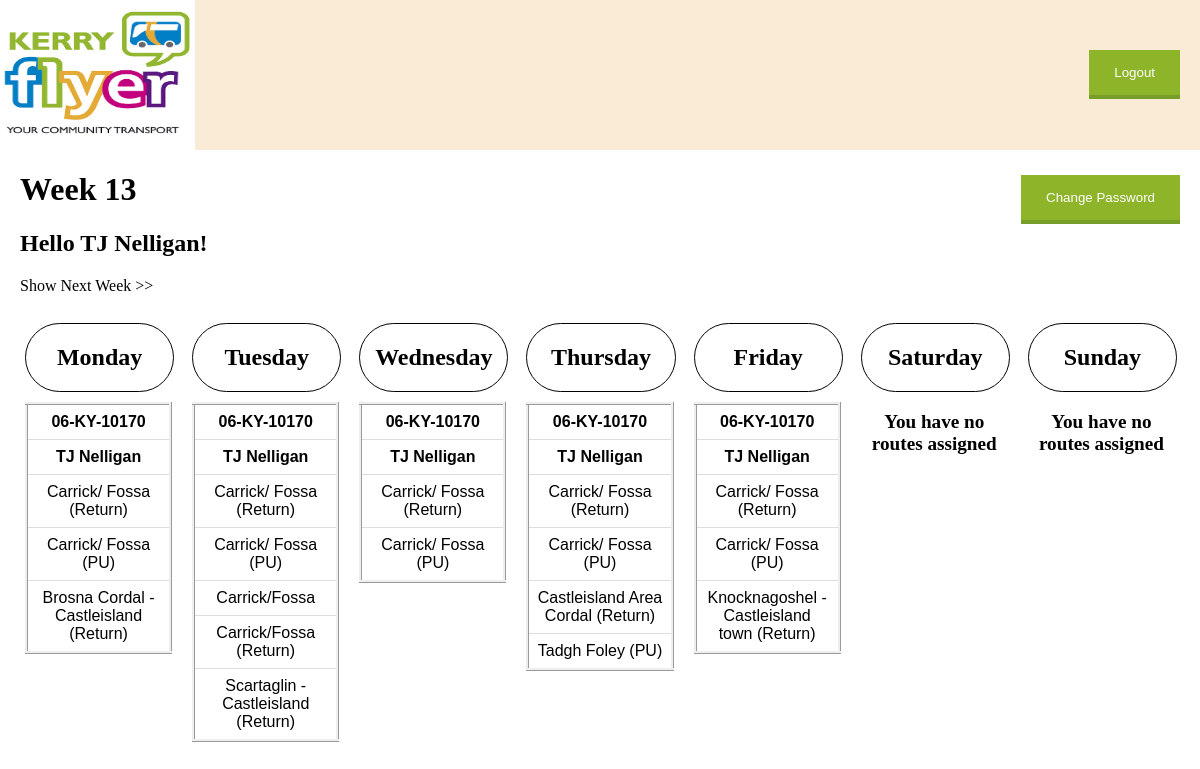
Page /driverHome.php (signed in) on the committed database.
### tables this page shows
CREATE TABLE `drivers` (
  `id` int(11) NOT NULL,
  `full_name` text NOT NULL,
  `user_email` varchar(50) NOT NULL,
  `user_name` text NOT NULL,
  `user_password` text NOT NULL
);

CREATE TABLE `routes` (
  `id` int(11) NOT NULL,
  `vehicle_no` text NOT NULL,
  `driver` text NOT NULL,
  `route_name` text NOT NULL,
  `route_no` varchar(11) NOT NULL,
  `passenger_no` int(11) NOT NULL,
  `time` time NOT NULL,
  `passenger_assist` text NOT NULL,
  `access_req` text NOT NULL,
  `monday` varchar(10) NOT NULL,
  `tuesday` varchar(10) NOT NULL,
  `wednesday` varchar(10) NOT NULL,
  `thursday` varchar(10) NOT NULL,
  `friday` varchar(10) NOT NULL,
  `saturday` varchar(10) NOT NULL,
  `sunday` varchar(10) NOT NULL
);

### driverCalendar.php (the view, shortened to what this page needs)
<html xmlns="http://www.w3.org/1999/html">
<head>
</head>
<div class="calendarContainer">
    <div class="calendarDays">
        <div class="weekdays">
            <h2>Monday</h2>
        </div>
        <?php
            $query = mysql_query("Select * from routes WHERE driver = '$name' AND monday = 'yes'");
            if (mysql_num_rows($query) > 0) {
                $column = mysql_fetch_array($query);
                Print "<table class='monday'>";
                Print "<tr>";
                Print '<td class="heading">' . $column['vehicle_no'] . "</td>";
                Print "</tr>";
                Print "<tr>";
                Print '<th class="heading">' . $column['driver'] . "</th>";
                Print "</tr>";
                Print "<tr>";
                Print '<td class="rows">'. $column['route_name'] ."</td>";
                Print "</tr>";
                while ($row = mysql_fetch_array($query)) {
                    Print "<tr>";
                    Print '<td class="rows">'. $row['route_name'] ."</td>";
                    Print "</tr>";
                }
                Print "</table>";
            } else {
                Print '<p style="text-align: center; font-weight: bold; font-size: larger">You have no routes assigned</p>';
            }
        ?>
    </div>
    <div class="calendarDays">
        <div class="weekdays">
            <h2>Tuesday</h2>
        </div>
        <?php
        $query = mysql_query("Select * from routes WHERE driver = '$name' AND tuesday = 'yes'");
        if (mysql_num_rows($query) > 0) {
            $column = mysql_fetch_array($query);
            Print "<table class='tuesday'>";
            Print "<tr>";
            Print '<td class="heading">' . $column['vehicle_no'] . "</td>";
            Print "</tr>";
            Print "<tr>";
            Print '<th class="heading">' . $column['driver'] . "</th>";
            Print "</tr>";
            Print "<tr>";
            Print '<td class="rows">'. $column['route_name'] ."</td>";
            Print "</tr>";
            while ($row = mysql_fetch_array($query)) {
                Print "<tr>";
                Print '<td class="rows">'. $row['route_name'] ."</td>";
                Print "</tr>";
            }
            Print "</table>";
        } else {
            Print '<p style="text-align: center; font-weight: bold; font-size: larger">You have no routes assigned</p>';
        }
        ?>
    </div>
    <div class="calendarDays">
        <div class="weekdays">
            <h2>Wednesday</h2>
        </div>
        <?php
        $query = mysql_query("Select * from routes WHERE driver = '$name' AND wednesday = 'yes'");
        if (mysql_num_rows($query) > 0) {
            $column = mysql_fetch_array($query);
            Print "<table class='wednesday'>";
            Print "<tr>";
            Print '<td class="heading">' . $column['vehicle_no'] . "</td>";
            Print "</tr>";
            Print "<tr>";
            Print '<th class="heading">' . $column['driver'] . "</th>";
            Print "</tr>";
            Print "<tr>";
            Print '<td class="rows">'. $column['route_name'] ."</td>";
            Print "</tr>";
            while ($row = mysql_fetch_array($query)) {
                Print "<tr>";
                Print '<td class="rows">'. $row['route_name'] ."</td>";
                Print "</tr>";
            }
            Print "</table>";
        } else {
            Print '<p style="text-align: center; font-weight: bold; font-size: larger">You have no routes assigned</p>';
        }
        ?>
    </div>
    <div class="calendarDays">
        <div class="weekdays">
            <h2>Thursday</h2>
        </div>
        <?php
        $query = mysql_query("Select * from routes WHERE driver = '$name' AND thursday = 'yes'");
        if (mysql_num_rows($query) > 0) {
            $column = mysql_fetch_array($query);
            Print "<table class='thursday'>";
            Print "<tr>";
            Print '<td class="heading">' . $column['vehicle_no'] . "</td>";
            Print "</tr>";
            Print "<tr>";
            Print '<th class="heading">' . $column['driver'] . "</th>";
            Print "</tr>";
            Print "<tr>";
            Print '<td class="rows">'. $column['route_name'] ."</td>";
            Print "</tr>";
            while ($row = mysql_fetch_array($query)) {
                Print "<tr>";
                Print '<td class="rows">'. $row['route_name'] ."</td>";
                Print "</tr>";
            }
            Print "</table>";
        } else {
            Print '<p style="text-align: center; font-weight: bold; font-size: larger">You have no routes assigned</p>';
        }
        ?>
    </div>
    <div class="calendarDays">
        <div class="weekdays">
            <h2>Friday</h2>
        </div>
        <?php
        $query = mysql_query("Select * from routes WHERE driver = '$name' AND friday = 'yes'");
        if (mysql_num_rows($query) > 0) {
            $column = mysql_fetch_array($query);
            Print "<table class='friday'>";
            Print "<tr>";
            Print '<td class="heading">' . $column['vehicle_no'] . "</td>";
            Print "</tr>";
            Print "<tr>";
            Print '<th class="heading">' . $column['driver'] . "</th>";
            Print "</tr>";
            Print "<tr>";
            Print '<td class="rows">'. $column['route_name'] ."</td>";
            Print "</tr>";
            while ($row = mysql_fetch_array($query)) {
                Print "<tr>";
                Print '<td class="rows">'. $row['route_name'] ."</td>";
                Print "</tr>";
            }
            Print "</table>";
        } else {
            Print '<p style="text-align: center; font-weight: bold; font-size: larger">You have no routes assigned</p>';
        }
        ?>
    </div>
    <div class="calendarDays">
        <div class="weekdays">
            <h2>Saturday</h2>
        </div>
        <?php
        $query = mysql_query("Select * from routes WHERE driver = '$name' AND saturday = 'yes'");
        if (mysql_num_rows($query) > 0) {
            $column = mysql_fetch_array($query);
            Print "<table class='saturday'>";
            Print "<tr>";
            Print '<td class="heading">' . $column['vehicle_no'] . "</td>";
            Print "</tr>";
            Print "<tr>";
            Print '<th class="heading">' . $column['driver'] . "</th>";
            Print "</tr>";
            Print "<tr>";
            Print '<td class="rows">'. $column['route_name'] ."</td>";
            Print "</tr>";
            while ($row = mysql_fetch_array($query)) {
                Print "<tr>";
                Print '<td class="rows">'. $row['route_name'] ."</td>";
                Print "</tr>";
            }
            Print "</table>";
        } else {
            Print '<p style="text-align: center; font-weight: bold; font-size: larger">You have no routes assigned</p>';
        }
        ?>
    </div>
    <div class="calendarDays">
        <div class="weekdays">
            <h2>Sunday</h2>
        </div>
        <?php
        $query = mysql_query("Select * from routes WHERE driver = '$name' AND sunday = 'yes'");
        if (mysql_num_rows($query) > 0) {
            $column = mysql_fetch_array($query);
            Print "<table class='sunday'>";
            Print "<tr>";
            Print '<td class="heading">'. $column['vehicle_no'] ."</td>";
            Print "</tr>";
            Print "<tr>";
            Print '<th class="heading">' . $column['driver'] . "</th>";
            Print "</tr>";
            Print "<tr>";
            Print '<td class="rows">'. $column['route_name'] ."</td>";
            Print "</tr>";
            while ($row = mysql_fetch_array($query)) {
                Print "<tr>";
                Print '<td class="rows">'. $row['route_name'] ."</td>";
                Print "</tr>";
            }
            Print "</table>";
        } else {
            Print '<p style="text-align: center; font-weight: bold; font-size: larger">You have no routes assigned</p>';
        }
        ?>
    </div>
</div>
<?php include 'routePopUp.php'?>
</html>

### driverHome.php (shortened to what this page needs)
<html>
    <head>
        <link rel="stylesheet" type="text/css" href="css/style.css">
    </head>
    <?php
    if(isset($_SESSION['user'])){
        require_once("headerLoggedin.php");
    }
    else{
        require_once("header.php");
        header("location:index.php");
    }
    $user = $_SESSION['user'];
    $namequery = mysql_query("Select full_name from drivers WHERE user_name = '$user'");
    $namearray = mysql_fetch_array($namequery);
    $name = $namearray['full_name'];
    ?>
    <body>
        <h1 id="week" style='margin-left: 20px'>Week 13</h1>
        <h2 class="welcome">Hello <?php Print "$name"?>!</h2>
        <a href="driverHome-weektwo.php" style="margin-left: 20px; text-decoration: none; color: black"> Show Next Week >> </a><br/>
    <br/>
        <button id="changePassword" class="button">Change Password</button>
        <?php include 'driverCalendar.php'; ?>
        <?php include 'changePasswordModal.php'; ?>
        <?php include 'logoutModal.php'?>
    </body>
</html>

### css/style.css (style rules this page uses)
.button { display: inline-block; padding: 15px 25px; color: #fff; border: none; background-color: #8EB529; border-bottom: 4px solid #779E29; position: absolute; top: 175px; right: 20px; cursor: pointer; }
.welcome { margin-left: 20px; text-align: left; }
h2 { text-align: center; }
.calendarContainer { display: flex; justify-content: space-between; margin-left: 15px; margin-right: 15px; }
.calendarDays { display:inline-block; width: 100%; margin: 10px; }
.monday, .tuesday, .wednesday, .thursday, .friday, .saturday, .sunday { font-family: arial, sans-serif; border-collapse: collapse; width: inherit; border: ridge; margin-top: 10px; }
.weekdays { display:inline-block; border: 1px solid black; border-radius: 40px; width: inherit; }
.rows { border: 1px solid #dddddd; text-align: center; padding: 8px; cursor: pointer; }
.heading { font-weight: bold; border: 1px solid #dddddd; text-align: center; padding: 8px; }
p { color: #000000; }

### css/header.css (style rules this page uses)
body { margin: auto; padding: auto; }

### rows in the picture
drivers: full_name "TJ Nelligan"
routes: vehicle_no "06-KY-10170", driver "TJ Nelligan", route_name "Carrick/ Fossa (Return)"
routes: route_name "Carrick/ Fossa (PU)"
routes: route_name "Brosna Cordal - Castleisland (Return)"
routes: route_name "Carrick/Fossa"
routes: route_name "Carrick/Fossa (Return)"
routes: route_name "Scartaglin - Castleisland (Return)"
routes: route_name "Castleisland Area Cordal (Return)"
routes: route_name "Tadgh Foley (PU)"
routes: route_name "Knocknagoshel - Castleisland town (Return)"
